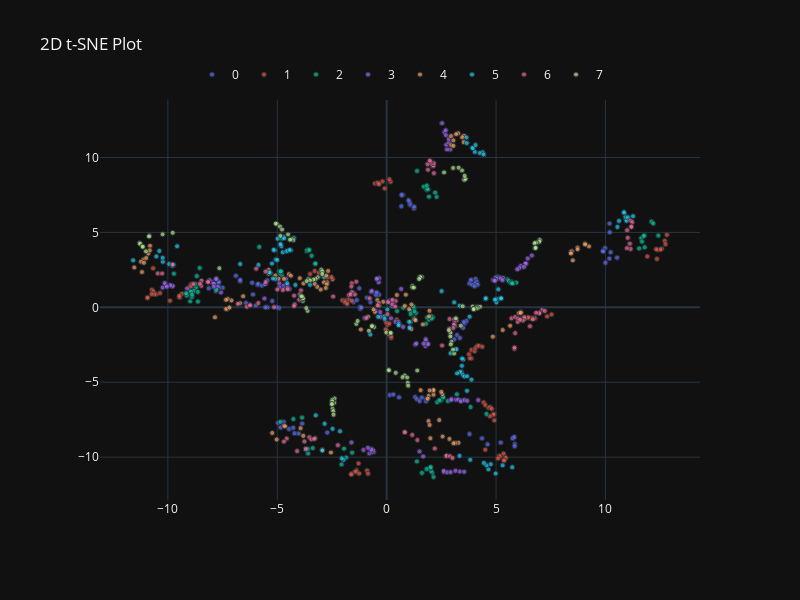

Here is the notebook cell this chart was saved with:
### Code cell
plot_2d(tsne[:, 0],
        tsne[:, 1],
        path = os.path.join(explanatory_fMRI_dir, 'tsene_2d.png'),
        y = categories[subject_id],
        title="2D t-SNE Plot")
